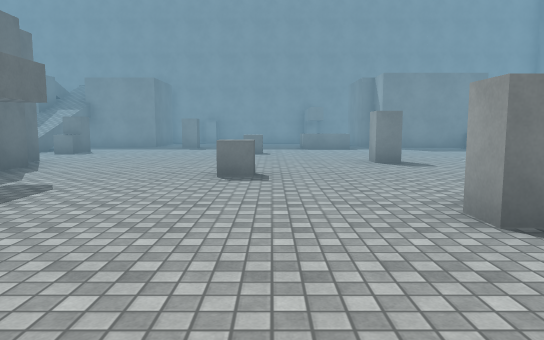
[1] (above)

24 first-person views from a walk through a scene from a Unity 3-D project. The camera is 1.3 m above the floor, tilts 6° down and sees 70° across. The floor is counted in squares, 2 m on a side. Each view is taken from the middle of a square. On the plan, view 1 faces up. The plan holds only what a view shows up to about 11 squares ahead; the rest is blank. The place goes on beyond the plan. The player character is not drawn. Some animated figures are left out. Surface patterns are stand-ins for the level's own textures.

[2]
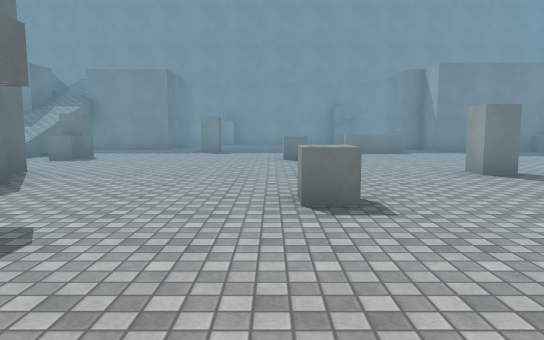

[3]
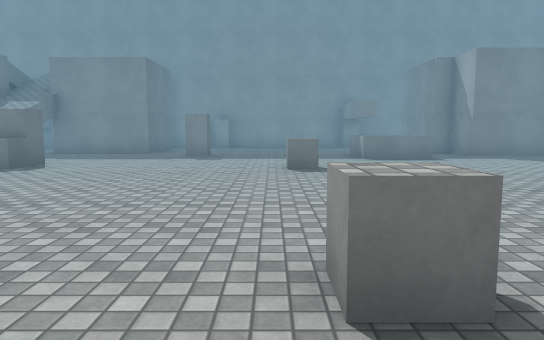

[4]
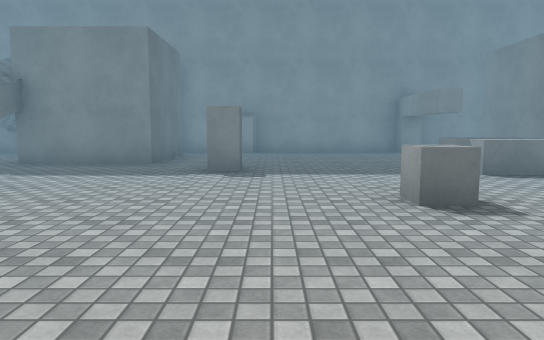

[5]
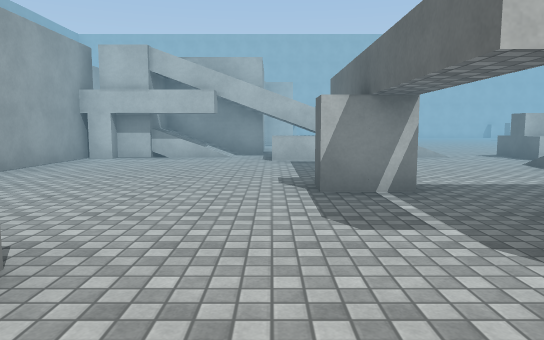

[6]
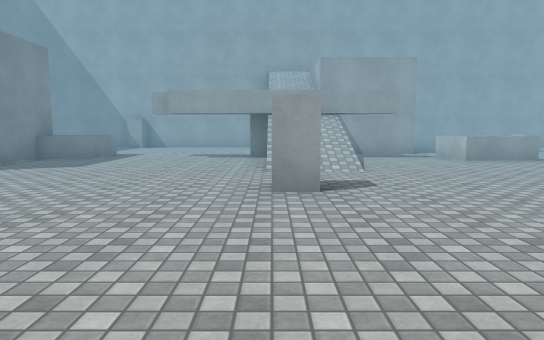

[7]
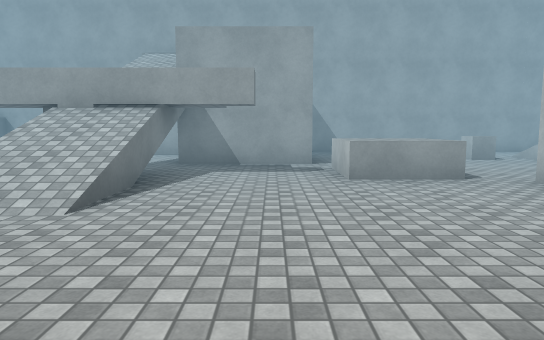

[8]
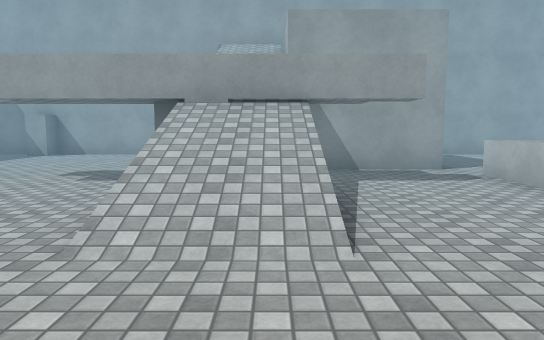

[9]
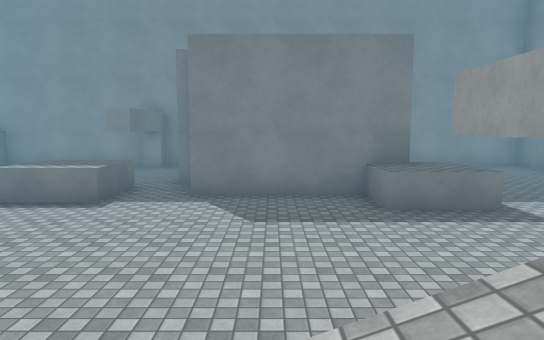

[10]
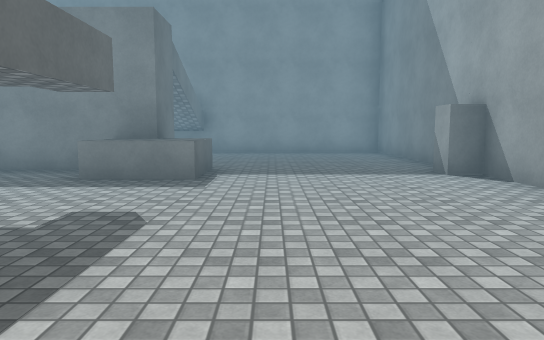

[11]
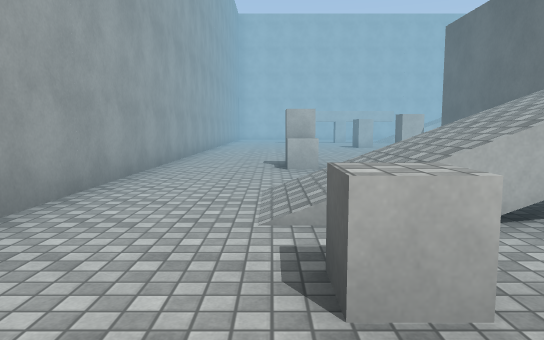

[12]
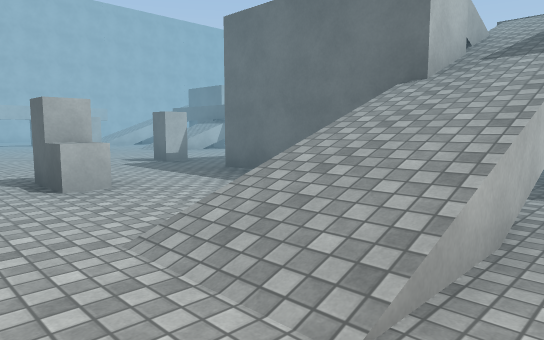

[13]
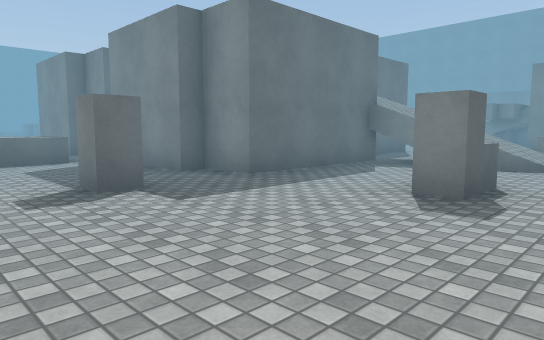

[14]
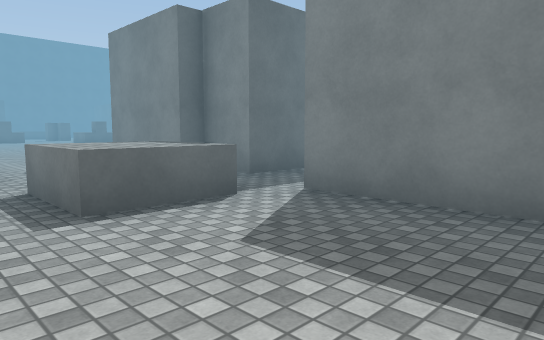

[15]
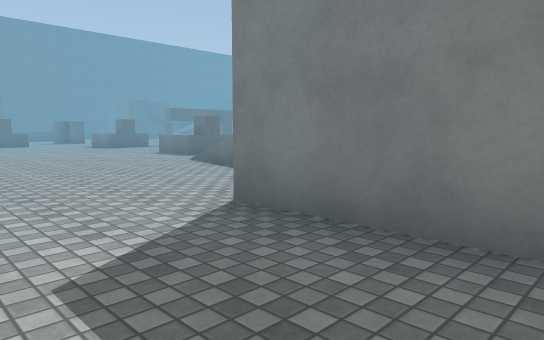

[16]
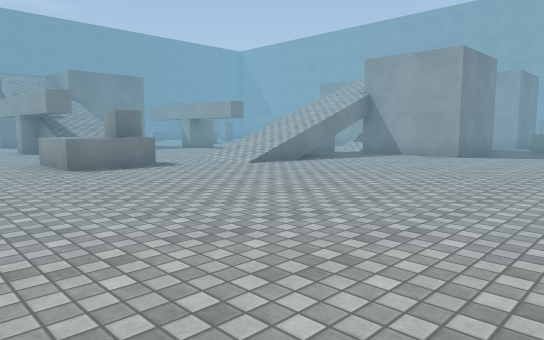

[17]
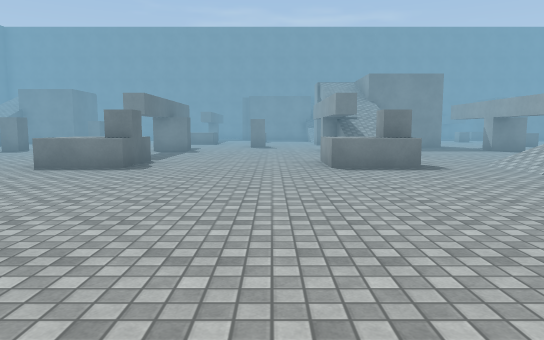

[18]
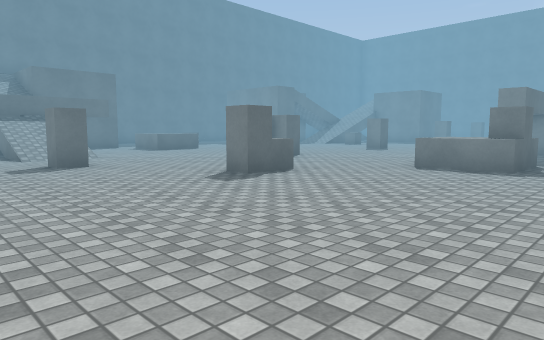

[19]
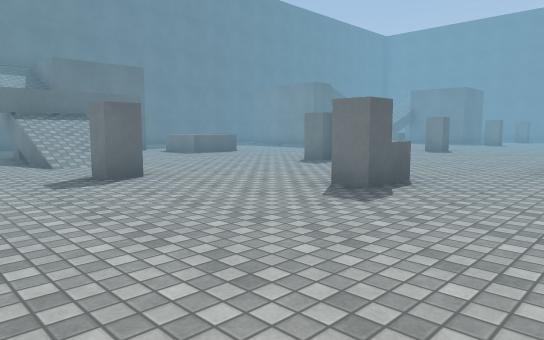

[20]
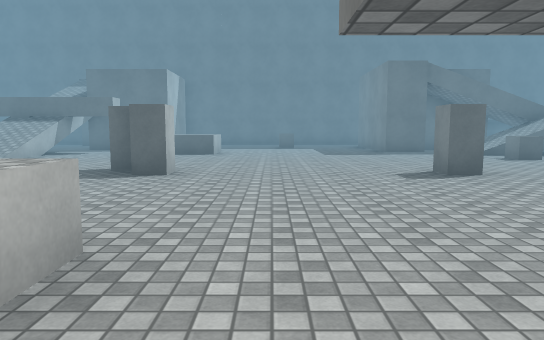

[21]
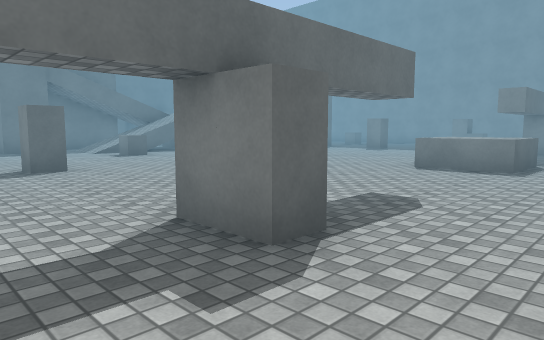

[22]
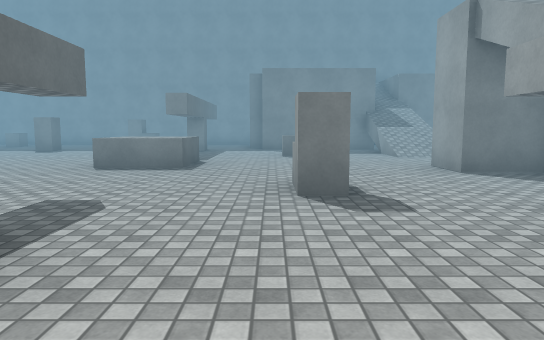

[23]
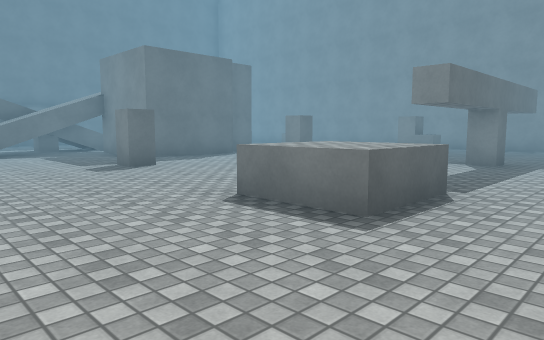

[24]
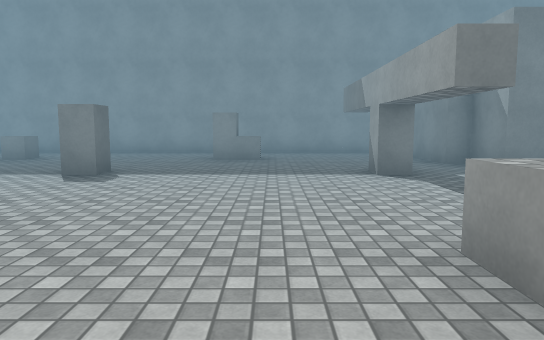

### Floor plan
Key: @ floor where view 1 was taken; # wall or solid block; . main floor; : floor 5 m higher than the main floor; / step, stairs or slope; ^ raised ledge; O other object.
Columns run from 23 left of view 1 to 12 right of it. Each row starts with its distance up from view 1.
 18 ##############    ##O####O##########
 17   .........        /.......    ....#
 16   .........        /.......#   ....#
 15   .O...O....   //  /.......#   ....#
 14    .........   //.......^^.####....#
 13     .O....O./  //...O...^^....^^...O
 12     /........ .//.............^^...#
 11     /..........//.O................#
 10     /........O.//......O...........#
  9 //.......^^..... ..................
  8 //...O...^^.....  .......O.///O...#
  7 //.............####........///#...#
  6 //............... #.............#
  5 //.O...  ....O..   ....O........#
  4 #..............    ..........^^....#
  3 .....O....O....O/ ..O....O...^^....#
  2 ...............//.........  //.. ..#
  1 ...............//......../   /.....#
  0 ............... /.. ...@./   /...O.#
 -1 .........^^...^^... ^^.../ ///////.#
 -2 ^^...O...^O...^O.//////##O////////.#
 -3 ^^...............///////#     /....#
 -4 ......................###.    /....#
 -5 ........O.............###..  :/..O.#
 -6 #///...............................#
 -7 O///.O...................^^...O....#
 -8   .......................^^........#
 -9        .........          .........#

Where each view was taken, in squares from view 1:
view 1: 0 up, 0 right, facing up
view 2: 2 up, 1 left, facing up
view 3: 4 up, 1 left, facing up
view 4: 7 up, 2 left, facing up
view 5: 7 up, 2 left, facing down
view 6: 8 up, 2 left, facing right
view 7: 5 up, 1 right, facing right
view 8: 7 up, 2 right, facing right
view 9: 7 up, 5 right, facing up
view 10: 7 up, 9 right, facing up
view 11: 2 up, 10 right, facing down
view 12: 0 up, 11 right, facing down-left
view 13: 9 down, 11 right, facing up-left
view 14: 9 down, 6 right, facing up-left
view 15: 8 down, 1 right, facing up-left
view 16: 9 down, 11 left, facing up-right
view 17: 9 down, 10 left, facing up
view 18: 9 down, 11 left, facing up-left
view 19: 9 down, 13 left, facing up-left
view 20: 0 up, 12 left, facing left
view 21: 1 up, 11 left, facing up-left
view 22: 1 up, 11 left, facing up
view 23: 5 up, 11 left, facing up-left
view 24: 7 up, 15 left, facing up
